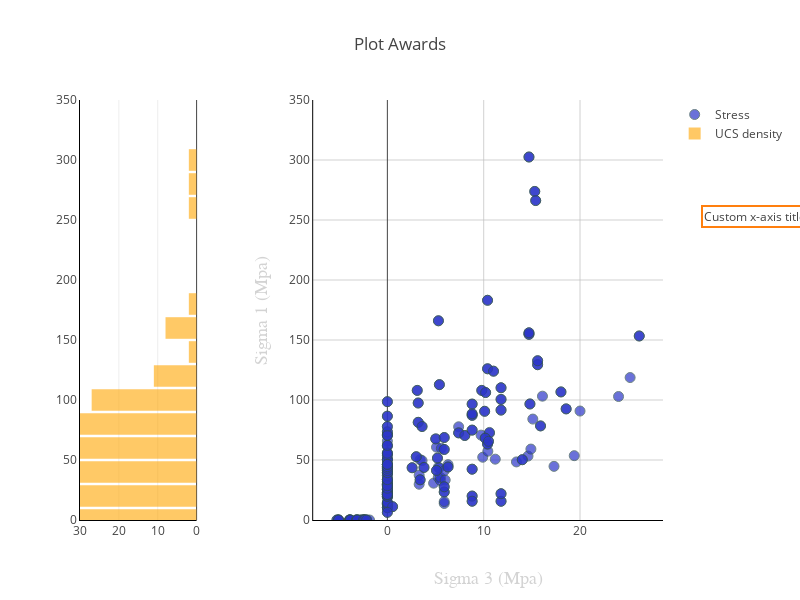

The cell this chart's notebook holds for it:
### Code cell
init_notebook_mode(connected=True)

t = np.linspace(-1,1.2,2000)
x = clasificar_j['s3']
y = clasificar_j['s1']


trace1 = go.Scatter(
    x=x, y=y, mode='markers', name='Stress',
    marker=dict(color='#2C36CA', size=10, opacity=0.7, line=dict(width=1, color='DarkSlateGrey'))
)

trace2 = go.Histogram(
    y=y, name='UCS density', marker=dict(color='orange'), xaxis='x2',
    yaxis='y2', opacity=0.6)

#fig = make_subplots(rows=1, cols=2)

data = [trace1, trace2]

#fig.append_trace(trace1, 1, 1)
#fig.append_trace(trace2, 1, 2)

layout = go.Layout(
    showlegend=True,
    #autosize=True,
    xaxis=dict(
        title='Sigma 3 (Mpa)',
        titlefont=dict(
        family='Arial, sans-serif',
        size=18,
        color='lightgrey'),
        domain=[0.4, 1],
        showgrid=True,
        zeroline=True,
        gridcolor='#bdbdbd',
        gridwidth=0.7
    ),
    yaxis=dict(
        title='Sigma 1 (Mpa)',
        titlefont=dict(
        family='Arial, sans-serif',
        size=18,
        color='lightgrey'),
        domain=[0, 1],
        showgrid=True,
        zeroline=True,
        gridcolor='#bdbdbd',
        gridwidth=0.7,
        range=[0, 350]
    ),
    #margin=dict(
    #    t=50
    #),
    bargap=0.1,
    xaxis2=dict(
        domain=[0, 0.20],
        showgrid=True,
        zeroline=True,
        range=[30, 0]
    ),
    yaxis2=dict(
        domain=[0, 1],
        anchor='x2',
        range=[0, 350]
    )

)

fig = go.Figure(data=data, layout=layout)

fig.update_xaxes(showline=True, linewidth=1, linecolor='black')
fig.update_yaxes(showline=True, linewidth=1, linecolor='black')
fig['layout'].update(height=600, width=800, title='Plot Awards',
                    annotations=[go.layout.Annotation(x=1.25, y=0.75, showarrow=False, text="Custom x-axis title",
                    bordercolor="#ff7f0e",
                    borderwidth=2,
                    xref="paper",
                    yref="paper")])
#fig.update_xaxis2(list(autorange = "reversed"))

py.iplot(fig, filename='multiple-subplots')

### Figure 1 — Plotly figure (JSON) as saved in the notebook; plotly's stock layout.template omitted (floating-point values rounded to 4 significant figures; data arrays with more than 128 entries replaced by an {"elided": "..."} marker saying what was removed)
{"data": [{"marker": {"color": "#2C36CA", "line": {"color": "DarkSlateGrey", "width": 1}, "opacity": 0.7, "size": 10}, "mode": "markers", "name": "Stress", "type": "scatter", "uid": "27972662-d76c-487f-9c2a-6e82f287cc1d", "x": {"elided": "280 float values"}, "y": {"elided": "280 float values"}}, {"marker": {"color": "orange"}, "name": "UCS density", "opacity": 0.6, "type": "histogram", "uid": "78f9dbdf-d4f4-4b31-8bb1-8a816dfba28e", "xaxis": "x2", "y": {"elided": "280 float values"}, "yaxis": "y2"}], "layout": {"annotations": [{"bordercolor": "#ff7f0e", "borderwidth": 2, "showarrow": false, "text": "Custom x-axis title", "x": 1.25, "xref": "paper", "y": 0.75, "yref": "paper"}], "bargap": 0.1, "height": 600, "showlegend": true, "title": {"text": "Plot Awards"}, "width": 800, "xaxis": {"domain": [0.4, 1], "gridcolor": "#bdbdbd", "gridwidth": 0.7, "linecolor": "black", "linewidth": 1, "showgrid": true, "showline": true, "title": {"font": {"color": "lightgrey", "family": "Arial, sans-serif", "size": 18}, "text": "Sigma 3 (Mpa)"}, "zeroline": true}, "xaxis2": {"domain": [0, 0.2], "linecolor": "black", "linewidth": 1, "range": [30, 0], "showgrid": true, "showline": true, "zeroline": true}, "yaxis": {"domain": [0, 1], "gridcolor": "#bdbdbd", "gridwidth": 0.7, "linecolor": "black", "linewidth": 1, "range": [0, 350], "showgrid": true, "showline": true, "title": {"font": {"color": "lightgrey", "family": "Arial, sans-serif", "size": 18}, "text": "Sigma 1 (Mpa)"}, "zeroline": true}, "yaxis2": {"anchor": "x2", "domain": [0, 1], "linecolor": "black", "linewidth": 1, "range": [0, 350], "showline": true}}}
